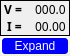
    <widget class="QWidget" name="layoutWidget">
     <property name="geometry">
      <rect>
       <x>290</x>
       <y>10</y>
       <width>99</width>
       <height>85</height>
      </rect>
     </property>
     <layout class="QVBoxLayout" name="verticalLayout_3" stretch="0,0">
      <property name="spacing">
       <number>0</number>
      </property>
      <property name="sizeConstraint">
       <enum>QLayout::SetFixedSize</enum>
      </property>
      <property name="leftMargin">
       <number>0</number>
      </property>
      <property name="topMargin">
       <number>0</number>
      </property>
      <property name="rightMargin">
       <number>0</number>
      </property>
      <property name="bottomMargin">
       <number>0</number>
      </property>
      <item>
       <widget class="QFrame" name="frame">
        <property name="frameShape">
         <enum>QFrame::Panel</enum>
        </property>
        <layout class="QHBoxLayout" name="horizontalLayout">
         <property name="spacing">
          <number>0</number>
         </property>
         <property name="leftMargin">
          <number>0</number>
         </property>
         <property name="topMargin">
          <number>0</number>
         </property>
         <property name="rightMargin">
          <number>0</number>
         </property>
         <property name="bottomMargin">
          <number>0</number>
         </property>
         <item>
          <layout class="QVBoxLayout" name="verticalLayout">
           <item>
            <widget class="QLabel" name="label">
             <property name="font">
              <font>
               <family>Inter UI</family>
               <pointsize>9</pointsize>
               <weight>75</weight>
               <bold>true</bold>
               <stylestrategy>PreferDefault</stylestrategy>
              </font>
             </property>
             <property name="text">
              <string> V =</string>
             </property>
            </widget>
           </item>
           <item>
            <widget class="QLabel" name="label_2">
             <property name="font">
              <font>
               <family>Inter UI</family>
               <pointsize>9</pointsize>
               <weight>75</weight>
               <bold>true</bold>
              </font>
             </property>
             <property name="text">
              <string>  I =</string>
             </property>
            </widget>
           </item>
          </layout>
         </item>
         <item>
          <layout class="QVBoxLayout" name="verticalLayout_2">
           <item>
            <widget class="QLabel" name="label_4">
             <property name="font">
              <font>
               <family>Inter UI Medium</family>
               <pointsize>9</pointsize>
              </font>
             </property>
             <property name="text">
              <string> 000.0 </string>
             </property>
            </widget>
           </item>
           <item>
            <widget class="QLabel" name="label_5">
             <property name="font">
              <font>
               <family>Inter UI Medium</family>
               <pointsize>9</pointsize>
              </font>
             </property>
             <property name="text">
              <string> 00.00 </string>
             </property>
            </widget>
           </item>
          </layout>
         </item>
        </layout>
       </widget>
      </item>
      <item>
       <widget class="QPushButton" name="pushButton_14">
        <property name="minimumSize">
         <size>
          <width>70</width>
          <height>20</height>
         </size>
        </property>
        <property name="maximumSize">
         <size>
          <width>80</width>
          <height>20</height>
         </size>
        </property>
        <property name="sizeIncrement">
         <size>
          <width>1</width>
          <height>1</height>
         </size>
        </property>
        <property name="styleSheet">
         <string notr="true">#pushButton_14{
background-color: blue;
border-style: outset;
border-radius: 5px;
border-width:2px;
border-color:beige;
font-size:12px;
font-weight:100;
color: white;

padding:2px;

}
#pushButton_14:pressed{
	background-color: #ff8c00;
}</string>
        </property>
        <property name="text">
         <string>Expand</string>
        </property>
        <property name="checkable">
         <bool>true</bool>
        </property>
       </widget>
      </item>
     </layout>
    </widget>
